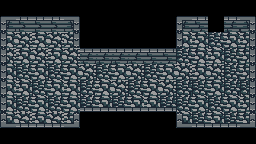

This is a level from a 2D game, rendered from its Tiled map with the project's own tilesets. A one-line summary and the complete map file follow:
An orthogonal 16x9 tile map with 16x16 px tiles, 2 tile layers (Tile Layer 1, wallsides) and 5 objects.

<map version="1.10" tiledversion="1.12.2" orientation="orthogonal" renderorder="right-down" width="16" height="9" tilewidth="16" tileheight="16" infinite="0" nextlayerid="4" nextobjectid="12">
 <tileset firstgid="1" source="../tiny_dungeon_tilesheet.tsx" />
 <layer id="1" name="Tile Layer 1" width="16" height="9">
  <data encoding="csv">
0,0,0,0,0,0,0,0,0,0,0,0,0,0,0,0,
36,54,54,54,37,0,0,0,0,0,0,36,53,0,52,37,
21,22,21,22,22,0,0,0,0,0,0,21,21,20,21,21,
22,21,22,21,22,52,52,52,52,53,53,20,21,21,20,21,
21,20,21,20,21,22,20,21,22,20,21,22,21,22,20,21,
21,21,20,21,21,4,21,22,20,21,22,20,20,21,20,20,
21,20,21,20,21,20,21,20,21,21,20,20,21,20,21,21,
21,22,21,22,21,0,0,0,0,0,0,21,20,21,20,21,
0,0,0,0,0,0,0,0,0,0,0,0,0,0,0,0
</data>
 </layer>
 <layer id="2" name="wallsides" width="16" height="9">
  <data encoding="csv">
0,0,0,0,0,0,0,0,0,0,0,0,0,0,0,0,
0,0,0,0,0,0,0,0,0,0,0,0,0,0,0,0,
41,0,0,0,38,0,0,0,0,0,0,41,0,0,0,38,
41,0,0,0,0,0,0,0,0,0,0,0,0,0,0,38,
41,0,0,0,0,0,0,0,0,0,0,0,0,0,0,38,
41,0,0,0,0,0,0,0,0,0,0,0,0,0,0,38,
41,0,0,0,0,49,49,49,49,49,49,0,0,0,0,38,
50,49,49,49,51,0,0,0,0,0,0,50,49,49,49,51,
0,0,0,0,0,0,0,0,0,0,0,0,0,0,0,0
</data>
 </layer>
 <objectgroup id="3" name="Object Layer 1">
  <object id="1" template="../templates/door2.tx" x="208" y="32">
   <properties>
    <property name="next_room" value="title_screen" />
   </properties>
  </object>
  <object id="2" template="../templates/Player.tx" x="16" y="80" />
  <object id="9" template="../templates/bat.tx" x="128" y="96" />
  <object id="10" template="../templates/crab.tx" x="48" y="112" />
  <object id="11" template="../templates/crab.tx" x="224" y="64" />
 </objectgroup>
</map>
